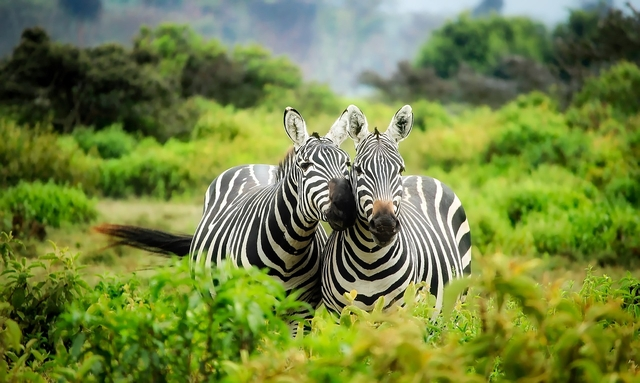
#> input picture 팀플/4주차/소스코드_week3/zebra.jpg, 640 x 383 px
$ python '[2_1]edge_detection.py'   (older library calls are emulated)
#> lines starting #> are read from the running program, lines starting #| are printed output that depends on the picture
import cv2

# 이미지 열기
img = cv2.imread("zebra.jpg", cv2.IMREAD_COLOR)
#> img is the input picture: shape (383, 640, 3); mean B, G, R 63.8, 130.5, 113.5
img_gray = cv2.cvtColor(img, cv2.COLOR_BGR2GRAY)
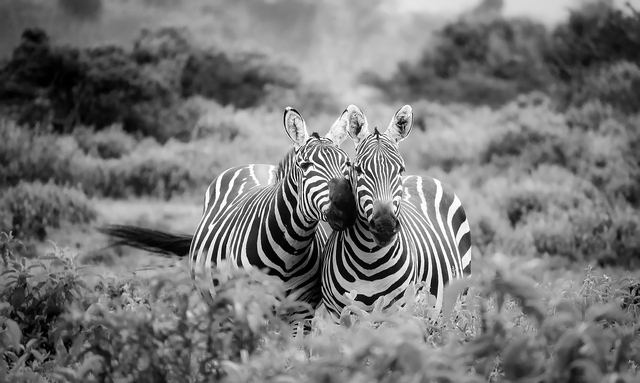
#> img_gray: shape (383, 640); min 0, max 255, mean 117.8

#==========================================================
# 수직선 방향의 윤곽(에지) 검출
img_edge_x = cv2.Sobel(img_gray, cv2.CV_64F, 1, 0, ksize=5)
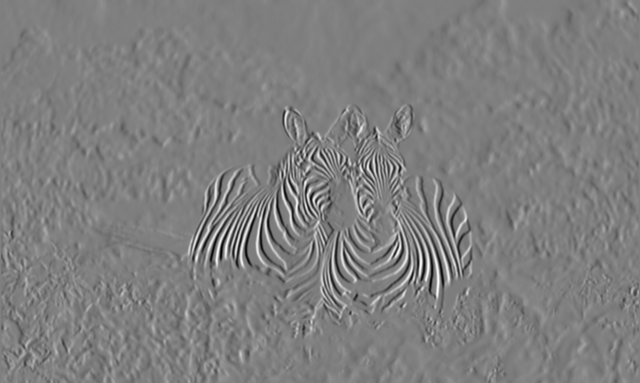
#> img_edge_x: shape (383, 640) float64; min -10276, max 10313, mean 1; drawn with min black and max white
img_edge_x = cv2.convertScaleAbs(img_edge_x)
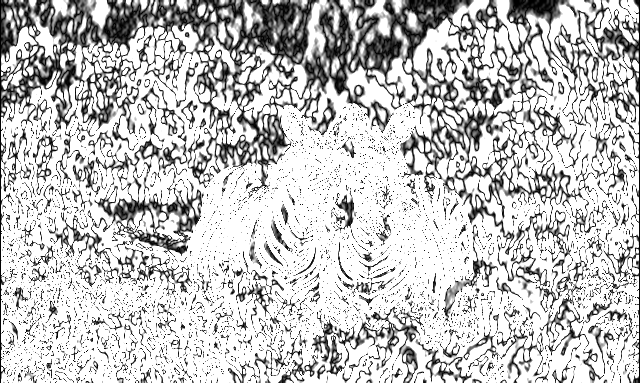
#> img_edge_x: shape (383, 640); min 0, max 255, mean 194.5

# 수평선 방향의 윤곽(에지) 검출
img_edge_y = cv2.Sobel(img_gray, cv2.CV_64F, 0, 1, ksize=3)
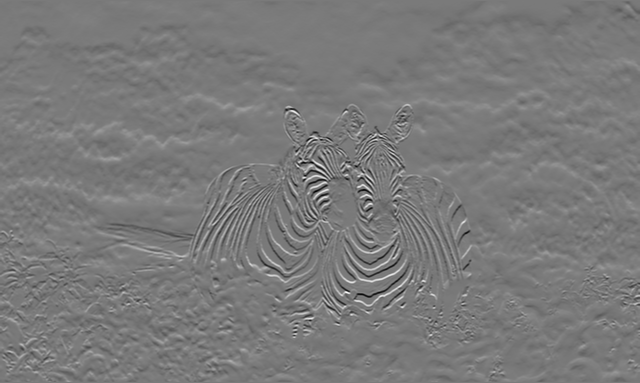
#> img_edge_y: shape (383, 640) float64; min -832, max 899, mean -1.2; drawn with min black and max white
img_edge_y = cv2.convertScaleAbs(img_edge_y)
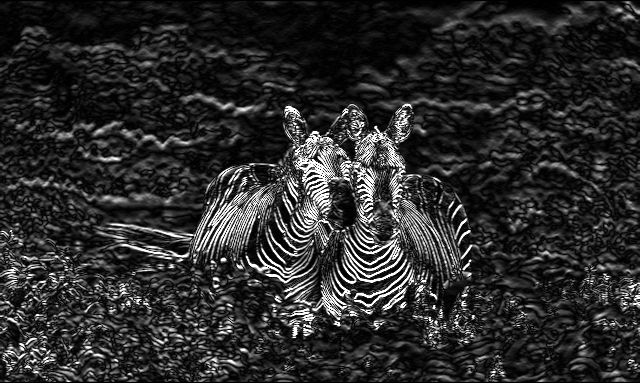
#> img_edge_y: shape (383, 640); min 0, max 255, mean 44.2

# 전 방향의 윤곽(에지) 검출(위 두 개의 결과를 합침)
img_edge = cv2.addWeighted(img_edge_x, 1, img_edge_y, 1, 0)
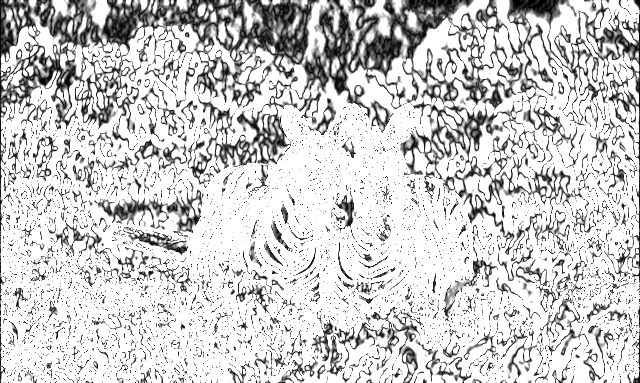
#> img_edge: shape (383, 640); min 0, max 255, mean 204.4
#==========================================================

# 이미지 표시
cv2.imshow('img_edge_x(vertical)', img_edge_x) # 수직선 에지
cv2.imshow('img_edge_y(horizontal)', img_edge_y) # 수평선 에지
cv2.imshow('img_edge(combined)', img_edge) # 두 결과를 합친 것
cv2.waitKey(0) # 키를 누를 때까지 창을 띄워놓음
cv2.destroyAllWindows() # 키보드 자판의 아무 키나 누르면 창이 닫힘

$ run again, with 팀플/4주차/소스코드_week3/bird.jpg copied over 팀플/4주차/소스코드_week3/zebra.jpg
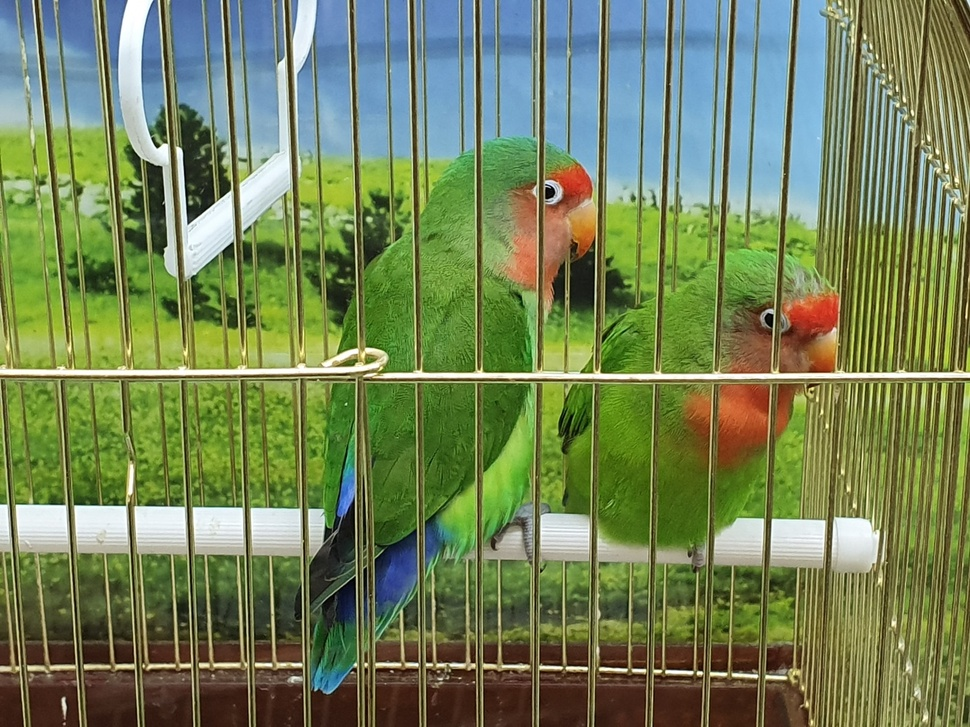
#> input picture 팀플/4주차/소스코드_week3/bird.jpg, 970 x 727 px, shrunk from 1440 x 1080 before the run
#> img is the input picture: shape (727, 970, 3); mean B, G, R 87.9, 130.2, 114.6
#> `img_edge_y = cv2.convertScaleAbs(img_edge_y)`:
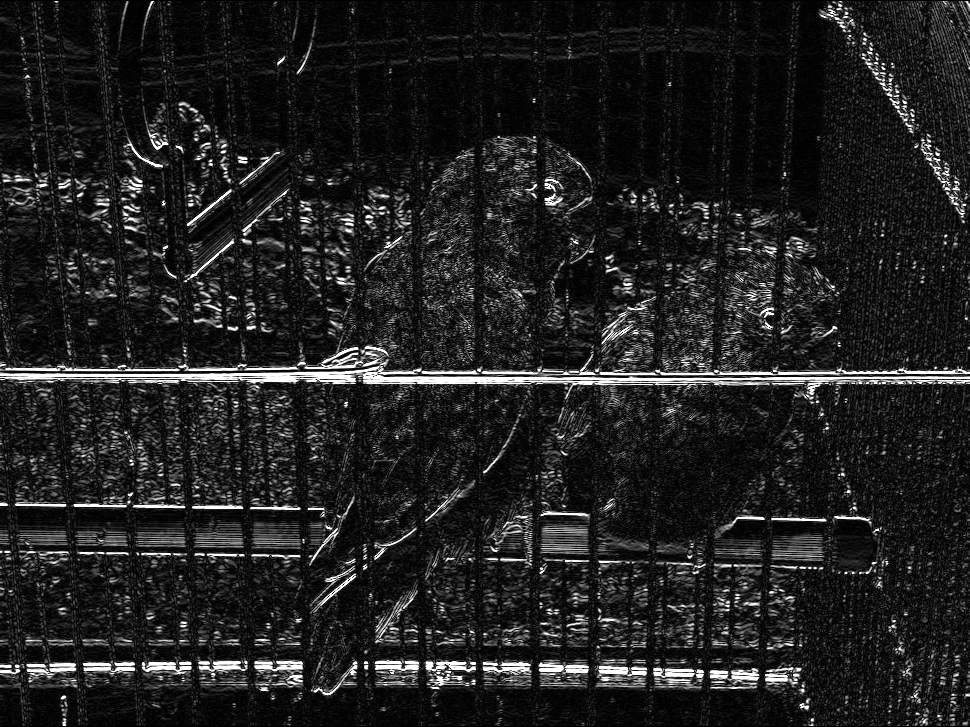
#> img_edge_y: shape (727, 970); min 0, max 255, mean 33.1
#> `img_edge = cv2.addWeighted(img_edge_x, 1, img_edge_y, 1, 0)`:
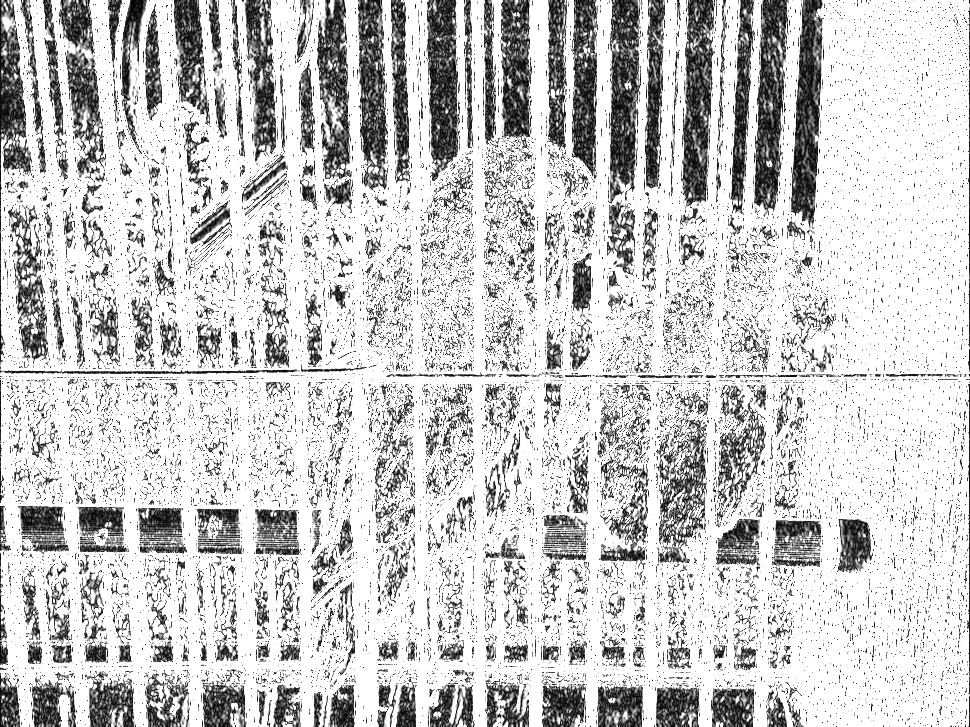
#> img_edge: shape (727, 970); min 0, max 255, mean 201.5
